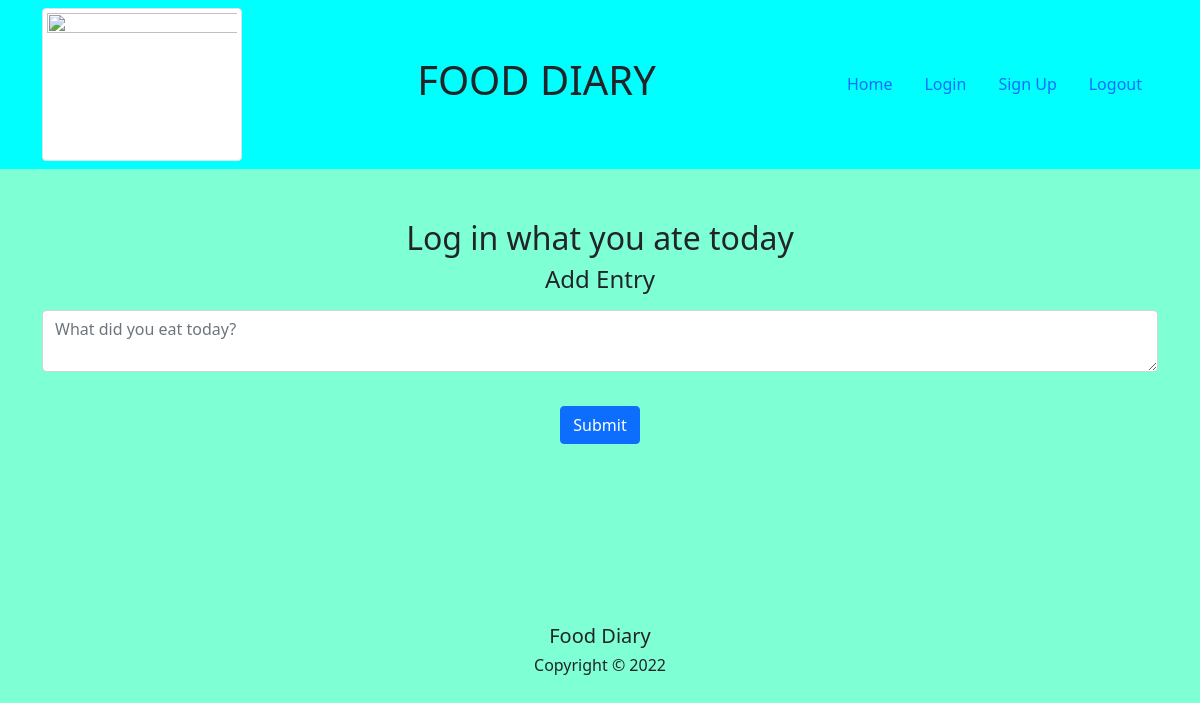
Before: /index (signed in) with the older database file.
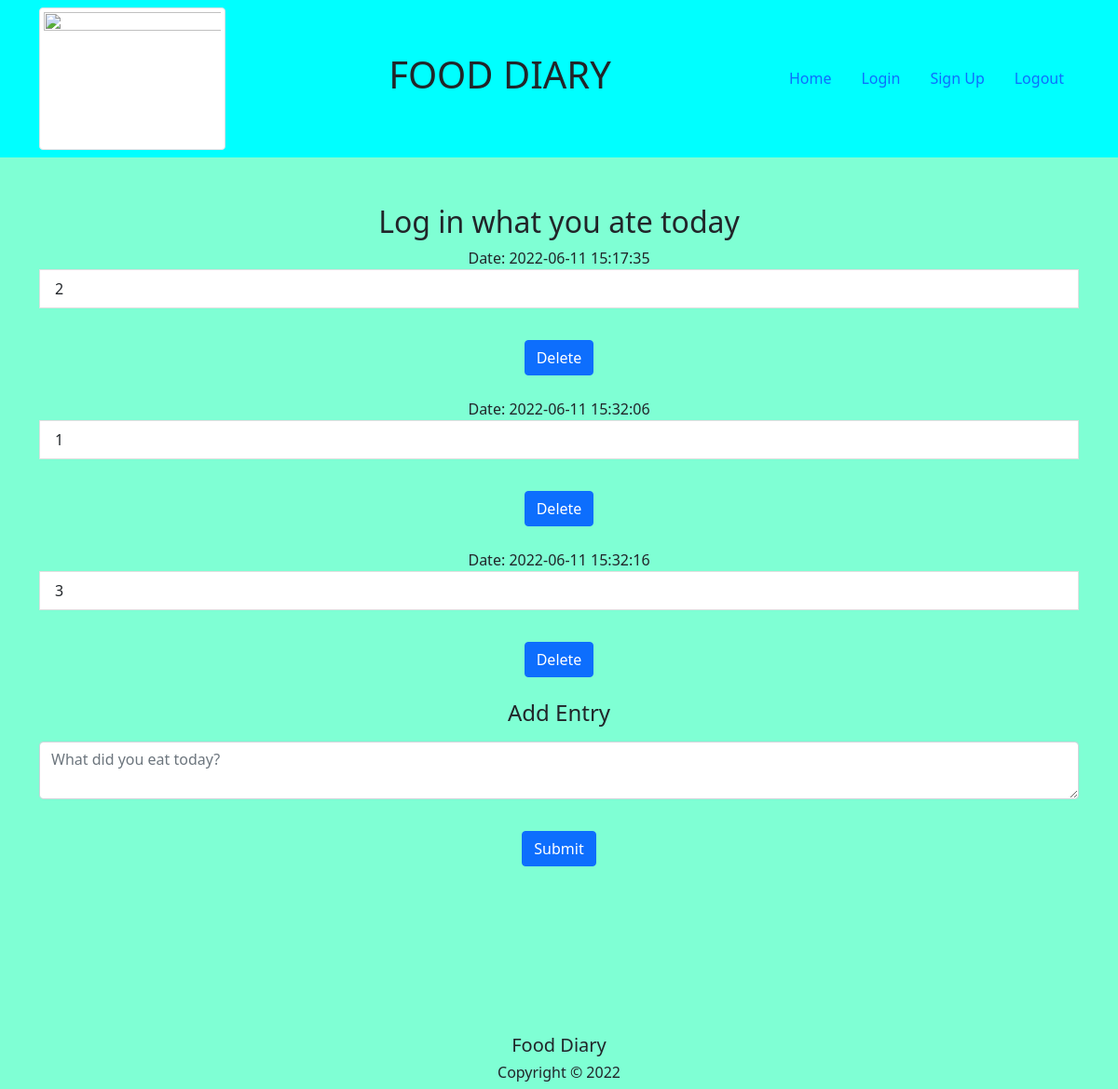
After: the same page with the newer database file.
### journal/models.py (models this page shows)
class Note(db.Model):
    id = db.Column(db.Integer, primary_key=True)
    date = db.Column(db.DateTime(timezone=True), default=func.now() )
    data = db.Column(db.String(10000))
    user_id = db.Column(db.Integer, db.ForeignKey("user.id"))

### journal/views.py (the view)
@views.route("/index", methods=["POST","GET"])
@login_required
def index():
    if request.method == "POST":
        note = request.form.get("note")
        new_note = Note(data=note, user_id= current_user.id)
        db.session.add(new_note)
        db.session.commit()
        flash("Food log added to sucessfully!")
    return render_template("index.html",user=current_user,Logged_in=True)

### journal/__init__.py (called while the page is built)
def create_app():
    app = Flask(__name__)
    app.config ["SECRET_KEY"] = "secretkey"
    app.config["SQLALCHEMY_DATABASE_URI"] = f"sqlite:///{db_name}"
    app.config["SQLALCHEMY_TRACK_MODIFICATIONS"] = True
    db.init_app(app)
    from .views import views
    app.register_blueprint(views)
    from .auth import auth
    app.register_blueprint(auth, url_prefix="/auth/")
    from .models import User, Note
    create_database(app)
    login_manager = LoginManager()
    login_manager.init_app(app)
    login_manager.login_view = "auth.login"
    @login_manager.user_loader
    def load_user(id):
        return User.query.get(int(id))
    return app

### journal/templates/index.html (shortened to what this page needs)
{% extends "base.html" %}
{% block content %}
<h2> Log in what you ate today </h2>
<ul class="list-group list-group-flash" id="notes" name="noted">
    {% for note in user.notes %}
    <form action="POST">
        <label for today> Date:</label>
        <span> {{ note.date }} </span>
    </form>
    <li class="list-group-item"> {{ note.data }} </li>
    <br/>
    <span>
        <form method="POST" action="/delete">
            <button type="submit" class="btn btn-primary"> Delete </button>
        </form>
    </span>
    <br/>
    {% endfor %}
</ul>
<div type="container">
    <form class="form-group" method="POST">
        <label for="note" class="form-label"><h4>Add Entry</h4></label>
        <br/>
        <textarea class="form-control" name="note" id="note" placeholder="What did you eat today?"></textarea>
        <br/>
        <button class="btn btn-primary">Submit</button>
    </form>
</div>
{% endblock %}

### journal/templates/base.html (shortened to what this page needs)
<!DOCTYPE html>
<html lang="en">
    <head>
        <link href="https://cdn.jsdelivr.net/npm/bootstrap@5.1.3/dist/css/bootstrap.min.css" rel="stylesheet">
        <link rel="stylesheet" href=" {{ url_for('static', filename='style.css') }}">
    </head>
    <body>
        <div>
            <nav class="navbar">
                <div class="container">
                    <img src="https://images.pexels.com/photos/1092730/pexels-photo-1092730.jpeg?auto=compress&cs=tinysrgb&dpr=1&w=500" alt="" width="200" height="150" class="img-thumbnail">
                  <h1>FOOD DIARY</h1>
                  <div>
                  <ul class="nav justify-content-end">
                    <li class="nav-item">
                      <a class="nav-link active" aria-current="page" href="/">Home</a>
                    </li>
                    <li class="nav-item">
                      <a class="nav-link" href="/auth/login">Login</a>
                    </li>
                    <li class="nav-item">
                      <a class="nav-link" href="/auth/signup">Sign Up</a>
                    </li>
                    <li class="nav-item">
                        <a class="nav-link" href="/auth/logout">Logout</a>
                    </li>
                  </ul>
                </div>
                </div>
           </nav>
        </div>
        <div class="container">
          {% block content %}
          {% endblock%}
        </div>
        <div>
          <footer class="container">
              <h5>Food Diary</h5>
              <h6>Copyright &copy 2022</h6>
          </footer>
        </div>
    </body>
</html>

### journal/static/style.css (style rules this page uses)
h2 { text-align: center; margin-top: 50px; }
form { text-align: center; }
button { margin-top: 10px; }
footer { text-align: center; margin-top: 180px; position: sticky; }
.container { min-height: 100%; }
body { background-color: aquamarine; }
nav { background-color: aqua; }

Changed rows visible on the page:
added Note: date "2022-06-11 15:17:35", data "2"
added Note: date "2022-06-11 15:32:06", data "1"
added Note: date "2022-06-11 15:32:16", data "3"
